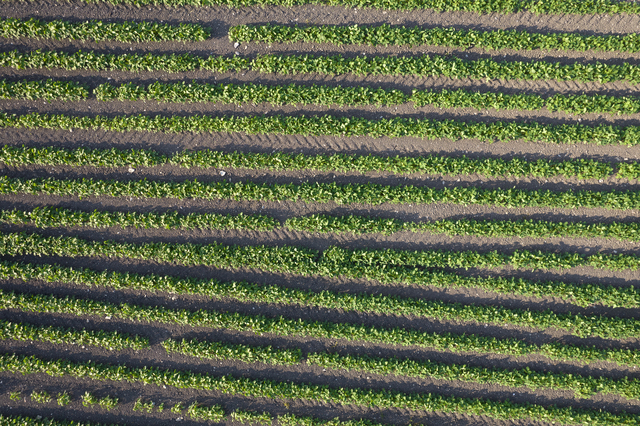
#> input picture Trabalho Final/image7.jpg, 640 x 426 px
$ jupyter execute --allow-errors main.ipynb
#> lines starting #> are read from the running program, lines starting #| are printed output that depends on the picture; after the words box and inside, x2 and y2 are one past the last pixel; in counts of white or black regions, pixels touching at a corner belong together
[cell 1]
import cv2
import numpy as np
import matplotlib.pyplot as plt
import copy

[cell 2]
def skeletonize(image):
    """
    Realiza a esqueletização de uma imagem binária.

    :param image: Imagem binária (valores 0 e 255).
    :return: Imagem do esqueleto.
    """
    # Normalizar para valores binários (0 e 1)
    img = image // 255

    # Elemento estruturante 3x3
    kernel = cv2.getStructuringElement(cv2.MORPH_CROSS, (3, 3))

    # Placeholder para o esqueleto
    skeleton = np.zeros_like(img, dtype=np.uint8)

    while True:
        # Erosão da imagem
        eroded = cv2.erode(img, kernel)

        # Dilatação do resultado erodido
        temp = cv2.dilate(eroded, kernel)

        # Subtração morfológica para obter o contorno atual
        temp = cv2.subtract(img, temp)

        # Adicionar o contorno ao esqueleto
        skeleton = cv2.bitwise_or(skeleton, temp)

        # Atualizar a imagem para a próxima iteração
        img = eroded.copy()

        # Parar se a imagem foi completamente erodida
        if cv2.countNonZero(img) == 0:
            break

    # Converter de volta para valores 0 e 255
    return skeleton * 255

def prune_skeleton(skeleton, iterations=1):
    """
    Realiza a operação de poda em um esqueleto binário.

    :param skeleton: Imagem binária do esqueleto (valores 0 e 255).
    :param iterations: Número de iterações para a poda.
    :return: Esqueleto podado.
    """
    # Normalizar o esqueleto para valores 0 e 1
    skeleton = skeleton // 255

    # Elemento estruturante 3x3 para calcular vizinhança
    kernel = cv2.getStructuringElement(cv2.MORPH_CROSS, (3, 3))

    for _ in range(iterations):
        # Contar os vizinhos de cada pixel
        neighbor_count = cv2.filter2D(skeleton, -1, kernel)

        # Identificar folhas: pixels com exatamente 1 vizinho
        leaves = (skeleton == 1) & (neighbor_count == 2)

        # Remover folhas do esqueleto
        skeleton[leaves] = 0

    # Converter de volta para valores 0 e 255
    return (skeleton * 255).astype(np.uint8)

def diamond_structuring_element(radius):
    # Tamanho do elemento estruturante
#> called with radius = 4
    size = 2 * radius + 1
    center = radius  # Centro do diamante

    # Criar a matriz com zeros
    structuring_element = np.zeros((size, size), dtype=np.uint8)

    # Preencher os valores do diamante
    for i in range(size):
        for j in range(size):
            if abs(i - center) + abs(j - center) <= radius:
                structuring_element[i, j] = 1

    return structuring_element


radius = 2
structuring_element = cv2.getStructuringElement(cv2.MORPH_ELLIPSE, (2*radius+1, 2*radius+1))
diamond_element = diamond_structuring_element(4)

[cell 3]
image_bgr = cv2.imread("image7.jpg")
#> image_bgr is the input picture: shape (426, 640, 3); mean B, G, R 76.7, 105.2, 97.2
image_rgb = cv2.cvtColor(image_bgr, cv2.COLOR_BGR2RGB)
imagem = cv2.cvtColor(image_bgr, cv2.COLOR_RGB2GRAY) # Conversão para escala de cinza
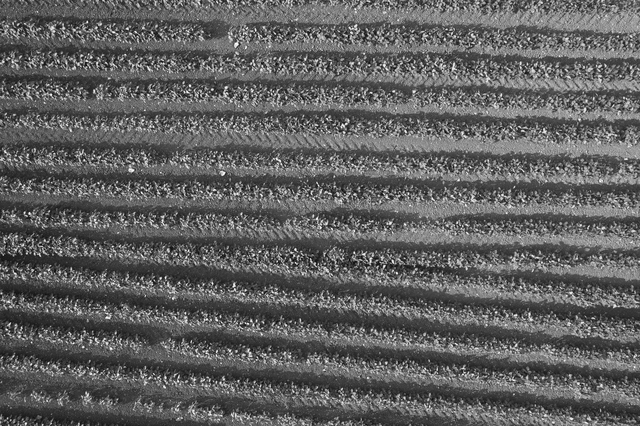
#> imagem: shape (426, 640); min 2, max 255, mean 95.8

thresh_value,img_thresh = cv2.threshold(imagem,0,255,cv2.THRESH_BINARY + cv2.THRESH_OTSU) #OTSU
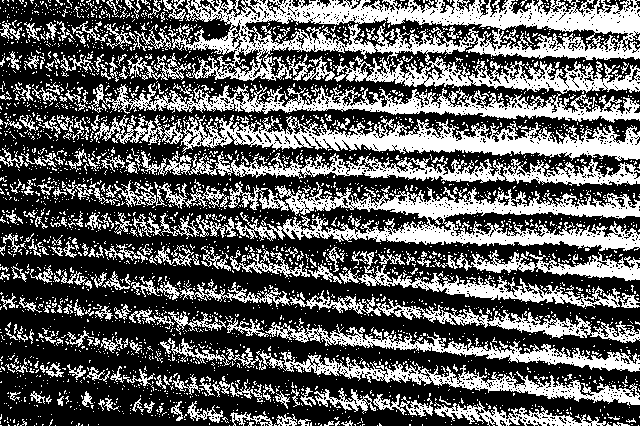
#> img_thresh: shape (426, 640); 37.5% white; 3020 white regions (2765 under 20 px), largest, box (x1, y1, x2, y2) and area: (171, 0, 640, 94) 20580, (235, 182, 640, 251) 10515, (180, 115, 640, 161) 8847
#> thresh_value = 104

imagem_dilatada = cv2.dilate(img_thresh, structuring_element, iterations=1) # Fechamento Parte 1
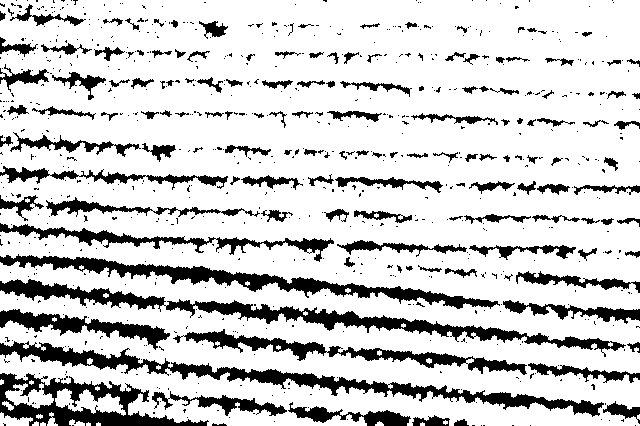
#> imagem_dilatada: shape (426, 640); 80.5% white; 732 black regions (593 under 20 px), largest, box (x1, y1, x2, y2) and area: (0, 279, 626, 357) 6340, (0, 341, 604, 417) 6148, (0, 254, 500, 309) 5031
imagem_fechada = cv2.erode(imagem_dilatada, structuring_element, iterations=1) # Fechamento Parte 2
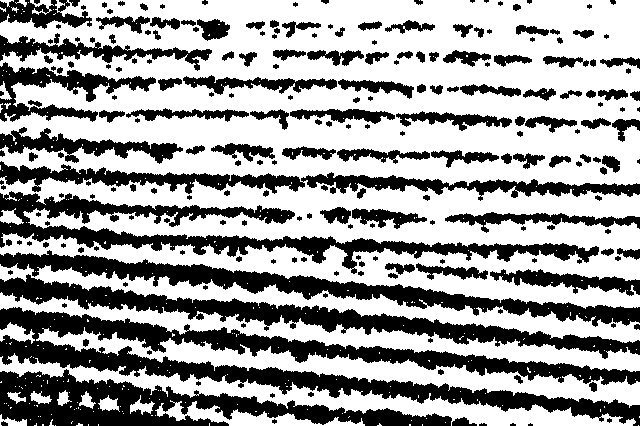
#> imagem_fechada: shape (426, 640); 62.1% white; 230 black regions (83 under 20 px), largest, box (x1, y1, x2, y2) and area: (0, 307, 640, 426) 20355, (0, 191, 599, 274) 10978, (0, 369, 452, 426) 10707
imagem_erodida = cv2.erode(imagem_fechada, diamond_element, iterations=1) # Erosão
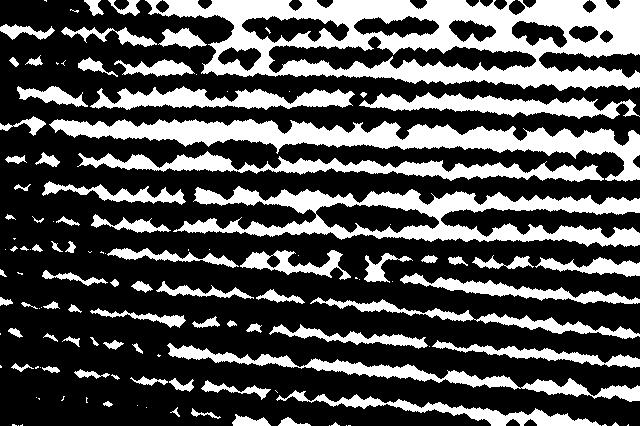
#> imagem_erodida: shape (426, 640); 31.9% white; 124 white regions (48 under 20 px), largest, box (x1, y1, x2, y2) and area: (145, 0, 640, 91) 22767, (49, 119, 640, 182) 11401, (173, 186, 640, 247) 11009

imagem_esqueleto = skeletonize(imagem_erodida) #Esqueletização
#> the loop in skeletonize, `while True:` made 36 passes
#> pass 1, in skeletonize, `eroded = cv2.erode(img, kernel)`:
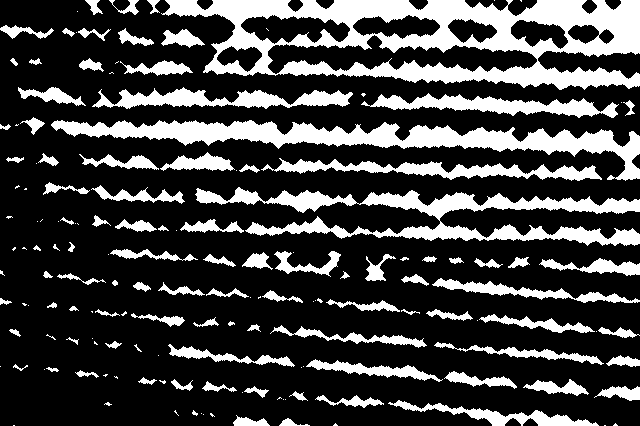
#> eroded: shape (426, 640); values 0 (black) and 1 (white), 25.8% white; 157 white regions (64 under 20 px), largest, box (x1, y1, x2, y2) and area: (161, 0, 640, 90) 20116, (51, 120, 640, 181) 10060, (195, 187, 640, 246) 8641
#> after the loop in skeletonize, `while True:`: eroded: shape (426, 640); every value is 0
#> after the loop in skeletonize, `while True:`:
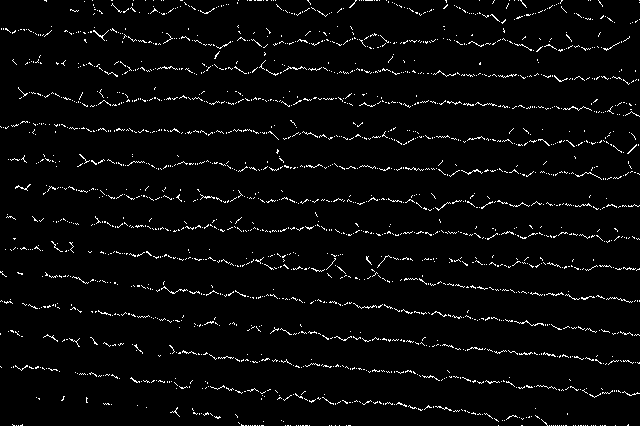
#> skeleton: shape (426, 640); values 0 (black) and 1 (white), 3.3% white in thin lines or dots
#> in skeletonize, `return skeleton * 255`: returned value: shape (426, 640); 3.3% white in thin lines or dots
imagem_podada = prune_skeleton(imagem_esqueleto, 1) #Poda
#> after the loop in prune_skeleton, `for _ in range(iterations):`:
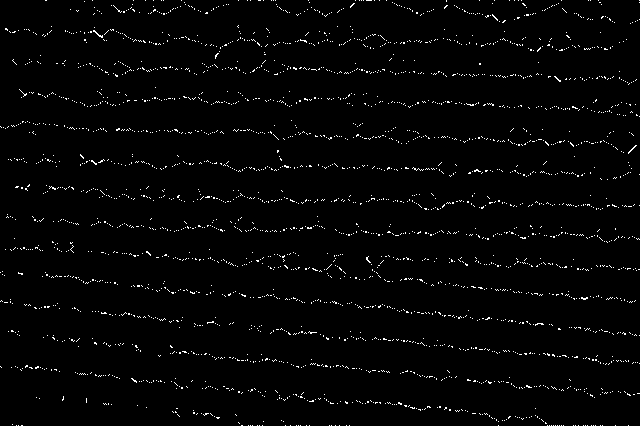
#> skeleton: shape (426, 640); values 0 (black) and 1 (white), 2% white in thin lines or dots
#> in prune_skeleton, `return (skeleton * 255).astype(np.uint8)`: returned value: shape (426, 640); 2% white in thin lines or dots
bordas = cv2.Canny(imagem_esqueleto, 70, 100) # Detecção de bordas.
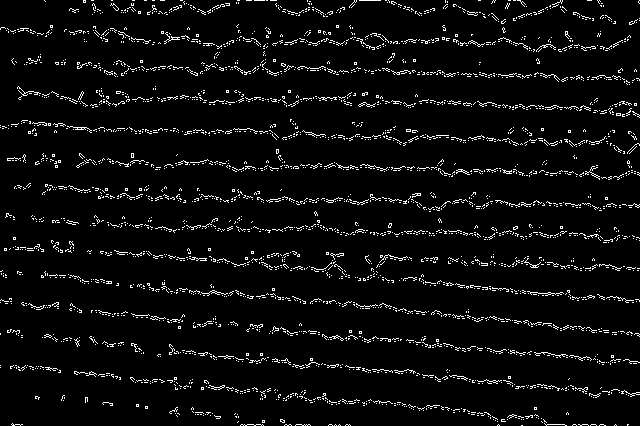
#> bordas: shape (426, 640); 4.9% white in thin lines or dots


linhas = cv2.HoughLines(bordas, 1, np.pi / 180, 60, None, 0, 0) # Determinação das linhas
#> linhas = 149 rows, first 8: [161, 1.59], [123, 1.61], [266, 1.68], [328, 1.68], [244, 1.66], [57, 1.61], [304, 1.66], [362, 1.68]
if linhas is not None:
    for line in linhas:
        rho, theta = line[0]

        #Conversão das coordenadas polares em coordenadas cartesianas.
        a = np.cos(theta)
        b = np.sin(theta)
        x0 = a * rho
        y0 = b * rho
        x1 = int(x0 + 1000 * (-b))
        y1 = int(y0 + 1000 * (a))
        x2 = int(x0 - 1000 * (-b))
        y2 = int(y0 - 1000 * (a))

        # Desenhar a linha detectada
        cv2.line(image_rgb, (x1, y1), (x2, y2), (0, 0, 255), 2) #Desenha as linhas na imagem original colorida.
#> this loop made 149 passes
#> (rho, theta, a, b, x0, y0, x1, y1) on passes 1 to 12: (161, 1.59, -0.0175, 1, -2.81, 161, -1002, 143), (123, 1.61, -0.0349, 0.999, -4.29, 122.9, -1003, 88), (266, 1.68, -0.105, 0.995, -27.8, 264.5, -1022, 160), (328, 1.68, -0.105, 0.995, -34.29, 326.2, -1028, 221), (244, 1.66, -0.0872, 0.996, -21.27, 243.1, -1017, 155), (57, 1.61, -0.0349, 0.999, -1.99, 56.97, -1001, 22), (304, 1.66, -0.0872, 0.996, -26.5, 302.8, -1022, 215), (362, 1.68, -0.105, 0.995, -37.84, 360, -1032, 255), (268, 1.68, -0.105, 0.995, -28.01, 266.5, -1022, 162), (274, 1.66, -0.0872, 0.996, -23.88, 273, -1020, 185), (194, 1.59, -0.0175, 1, -3.39, 194, -1003, 176), (335, 1.66, -0.0872, 0.996, -29.2, 333.7, -1025, 246)
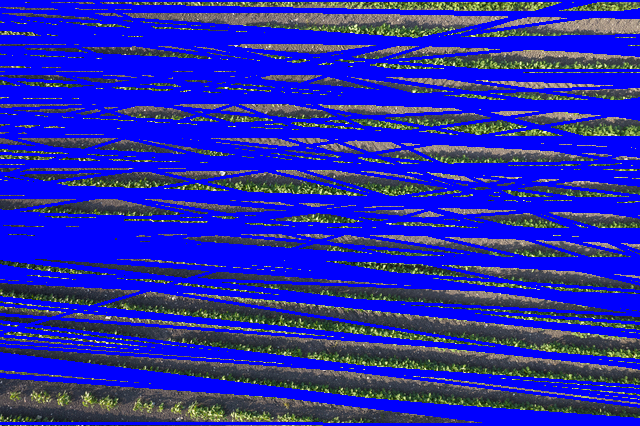
#> image_rgb: shape (426, 640, 3); mean R, G, B 37.7, 40.4, 176.8

plt.figure(figsize=(20, 16))
plt.subplots_adjust(hspace=0.5)
plt.subplot(3,3,1)
plt.title('Imagem em Escala de Cinza')
plt.imshow(imagem, cmap='gray', vmin=0, vmax=255)
plt.subplot(3,3,2)
plt.title('Imagem Limiarizada')
plt.imshow(img_thresh, cmap='gray', vmin=0, vmax=255)
plt.subplot(3,3,3)
plt.title('Após a dilatação do fechamento.')
plt.imshow(imagem_dilatada, cmap='gray', vmin=0, vmax=255)
plt.subplot(3,3,4)
plt.title('Após a erosão do fechamento.')
plt.imshow(imagem_fechada, cmap='gray', vmin=0, vmax=255)
plt.subplot(3,3,5)
plt.title('Após a erosão com o diamente.')
plt.imshow(imagem_erodida, cmap='gray', vmin=0, vmax=255)
plt.subplot(3,3,6)
plt.title('Imagem Esqueletizada')
plt.imshow(imagem_esqueleto, cmap='gray', vmin=0, vmax=255)
plt.subplot(3,3,7)
plt.title('Imagem Podada')
plt.imshow(imagem_podada, cmap='gray', vmin=0, vmax=255)
plt.subplot(3,3,8)
plt.title('Imagem com Bordas')
plt.imshow(bordas, cmap='gray', vmin=0, vmax=255)
plt.subplot(3,3,9)
plt.title('Linhas sobre a imagem original.')
plt.imshow(image_rgb, cmap='gray', vmin=0, vmax=255)

$ run again, with Trabalho Final/image12.jpg copied over Trabalho Final/image7.jpg
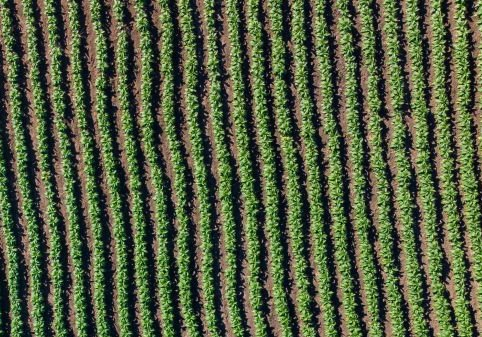
#> input picture Trabalho Final/image12.jpg, 482 x 337 px
#> image_bgr is the input picture: shape (337, 482, 3); mean B, G, R 63.8, 95.2, 84.4
#> img_thresh: shape (337, 482); 53.1% white; 1809 black regions (1775 under 20 px), largest, box (x1, y1, x2, y2) and area: (91, 0, 163, 337) 7220, (249, 0, 323, 337) 6714, (162, 0, 206, 337) 3696
#> thresh_value = 81
#> imagem_dilatada: shape (337, 482); 88.4% white; 439 black regions (255 under 20 px), largest, box (x1, y1, x2, y2) and area: (0, 102, 19, 223) 527, (33, 11, 53, 172) 517, (168, 0, 181, 101) 472
#> imagem_fechada: shape (337, 482); 68% white; 144 black regions (9 under 20 px), largest, box (x1, y1, x2, y2) and area: (4, 0, 54, 337) 2934, (121, 0, 159, 320) 2668, (102, 32, 139, 337) 2629
#> imagem_erodida: shape (337, 482); 30.7% white; 30 white regions (7 under 20 px), largest, box (x1, y1, x2, y2) and area: (332, 0, 482, 337) 19354, (206, 0, 262, 337) 4430, (265, 0, 333, 337) 4366
#> bordas: shape (337, 482); 7.1% white in thin lines or dots
#> linhas = 136 rows, first 8: [-312, 3.04], [-226, 3.05], [-66, 3.04], [-246, 3.04], [-45, 3.04], [-21, 3.02], [-249, 3.05], [-23, 3.04]
#> the loop `for line in linhas:` made 136 passes
#> (rho, theta, a, b, x0, y0, x1, y1) on passes 1 to 8: (-312, 3.04, -0.995, 0.105, 310.3, -32.61, 205, -1027), (-226, 3.05, -0.996, 0.0872, 225.1, -19.7, 137, -1015), (-66, 3.04, -0.995, 0.105, 65.64, -6.9, -38, -1001), (-246, 3.04, -0.995, 0.105, 244.7, -25.71, 140, -1020), (-45, 3.04, -0.995, 0.105, 44.75, -4.7, -59, -999), (-21, 3.02, -0.993, 0.122, 20.84, -2.56, -101, -995), (-249, 3.05, -0.996, 0.0872, 248.1, -21.7, 160, -1017), (-23, 3.04, -0.995, 0.105, 22.87, -2.4, -81, -996)
#> after the loop `for line in linhas:`:
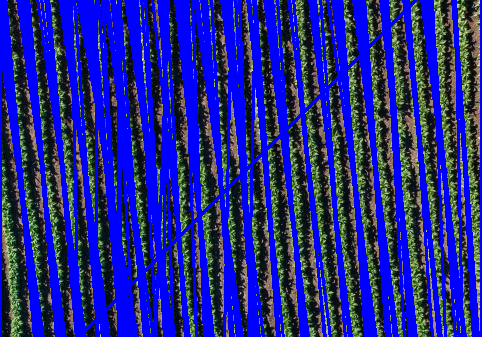
#> image_rgb: shape (337, 482, 3); mean R, G, B 34.7, 40.4, 143.2
